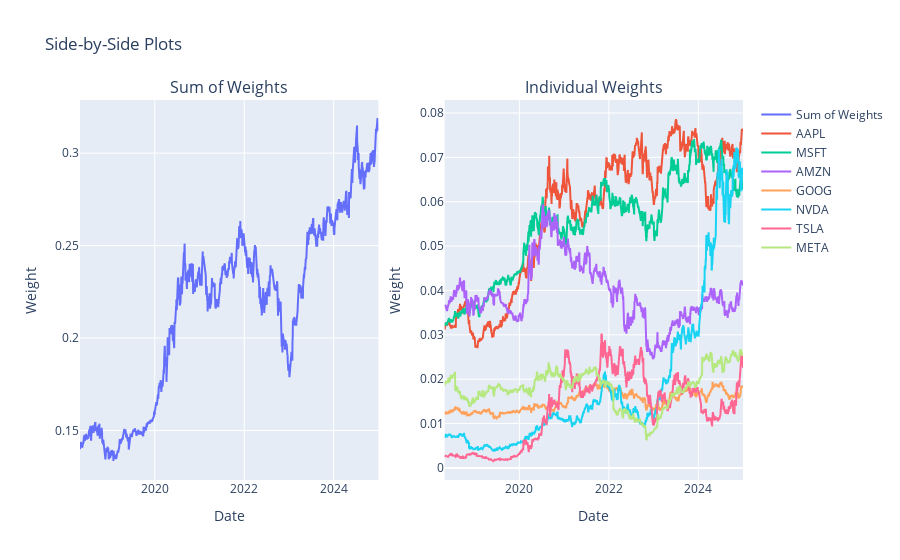

Write notebook code for a chart like this one.
### Code cell
fig = make_subplots(rows=1, cols=2)

sums = weights_df[symbols_w_meta[1:]].sum(axis=1)
individual_weights = weights_df[symbols_w_meta[1:]]

fig = make_subplots(rows=1, cols=2, subplot_titles=("Sum of Weights", "Individual Weights"))

# Plot 1: Sum of weights (Series)
fig.add_trace(go.Scatter(x=sums.index, y=sums, mode='lines', name='Sum of Weights'), row=1, col=1)

# Plot 2: Individual weights (DataFrame - multiple lines)
for column in individual_weights.columns:
    fig.add_trace(go.Scatter(x=individual_weights.index, y=individual_weights[column], mode='lines', name=column), row=1, col=2)

fig.update_layout(title="Side-by-Side Plots", showlegend=True)
fig.update_xaxes(title_text="Date")
fig.update_yaxes(title_text="Weight")

fig.show()

### Figure 1 — Plotly figure (JSON) as saved in the notebook; plotly's stock layout.template omitted (floating-point values rounded to 4 significant figures; data arrays with more than 128 entries replaced by an {"elided": "..."} marker saying what was removed)
{"data": [{"mode": "lines", "name": "Sum of Weights", "type": "scatter", "x": {"elided": "2437 str values"}, "xaxis": "x", "y": {"elided": "2437 float values"}, "yaxis": "y"}, {"mode": "lines", "name": "AAPL", "type": "scatter", "x": {"elided": "2437 str values"}, "xaxis": "x2", "y": {"elided": "2437 float values"}, "yaxis": "y2"}, {"mode": "lines", "name": "MSFT", "type": "scatter", "x": {"elided": "2437 str values"}, "xaxis": "x2", "y": {"elided": "2437 float values"}, "yaxis": "y2"}, {"mode": "lines", "name": "AMZN", "type": "scatter", "x": {"elided": "2437 str values"}, "xaxis": "x2", "y": {"elided": "2437 float values"}, "yaxis": "y2"}, {"mode": "lines", "name": "GOOG", "type": "scatter", "x": {"elided": "2437 str values"}, "xaxis": "x2", "y": {"elided": "2437 float values"}, "yaxis": "y2"}, {"mode": "lines", "name": "NVDA", "type": "scatter", "x": {"elided": "2437 str values"}, "xaxis": "x2", "y": {"elided": "2437 float values"}, "yaxis": "y2"}, {"mode": "lines", "name": "TSLA", "type": "scatter", "x": {"elided": "2437 str values"}, "xaxis": "x2", "y": {"elided": "2437 float values"}, "yaxis": "y2"}, {"mode": "lines", "name": "META", "type": "scatter", "x": {"elided": "2437 str values"}, "xaxis": "x2", "y": {"elided": "2437 float values"}, "yaxis": "y2"}], "layout": {"annotations": [{"font": {"size": 16}, "showarrow": false, "text": "Sum of Weights", "x": 0.225, "xanchor": "center", "xref": "paper", "y": 1, "yanchor": "bottom", "yref": "paper"}, {"font": {"size": 16}, "showarrow": false, "text": "Individual Weights", "x": 0.775, "xanchor": "center", "xref": "paper", "y": 1, "yanchor": "bottom", "yref": "paper"}], "showlegend": true, "title": {"text": "Side-by-Side Plots"}, "xaxis": {"anchor": "y", "domain": [0, 0.45], "title": {"text": "Date"}}, "xaxis2": {"anchor": "y2", "domain": [0.55, 1], "title": {"text": "Date"}}, "yaxis": {"anchor": "x", "domain": [0, 1], "title": {"text": "Weight"}}, "yaxis2": {"anchor": "x2", "domain": [0, 1], "title": {"text": "Weight"}}}}
